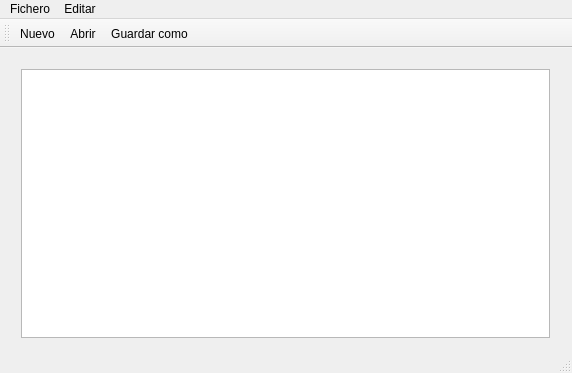
<?xml version="1.0" encoding="UTF-8"?>
<ui version="4.0">
 <class>MainWindow</class>
 <widget class="QMainWindow" name="MainWindow">
  <property name="geometry">
   <rect>
    <x>0</x>
    <y>0</y>
    <width>572</width>
    <height>373</height>
   </rect>
  </property>
  <property name="windowTitle">
   <string>NothingPad</string>
  </property>
  <widget class="QWidget" name="centralWidget">
   <widget class="QWidget" name="verticalLayoutWidget">
    <property name="geometry">
     <rect>
      <x>10</x>
      <y>10</y>
      <width>551</width>
      <height>291</height>
     </rect>
    </property>
    <layout class="QVBoxLayout" name="verticalLayout">
     <item>
      <widget class="QTextEdit" name="textEdit"/>
     </item>
    </layout>
   </widget>
  </widget>
  <widget class="QMenuBar" name="menuBar">
   <property name="geometry">
    <rect>
     <x>0</x>
     <y>0</y>
     <width>572</width>
     <height>22</height>
    </rect>
   </property>
   <widget class="QMenu" name="menuFile">
    <property name="title">
     <string>Fichero</string>
    </property>
    <addaction name="actionNew"/>
    <addaction name="actionOpen"/>
    <addaction name="actionSave_as"/>
    <addaction name="actionClose"/>
    <addaction name="actionPrint"/>
    <addaction name="actionQuit"/>
   </widget>
   <widget class="QMenu" name="menuEdit">
    <property name="title">
     <string>Editar</string>
    </property>
    <addaction name="actionCopy"/>
    <addaction name="actionPaste"/>
    <addaction name="actionCut"/>
    <addaction name="actionUndo"/>
    <addaction name="actionRedo"/>
   </widget>
   <addaction name="menuFile"/>
   <addaction name="menuEdit"/>
  </widget>
  <widget class="QToolBar" name="mainToolBar">
   <attribute name="toolBarArea">
    <enum>TopToolBarArea</enum>
   </attribute>
   <attribute name="toolBarBreak">
    <bool>false</bool>
   </attribute>
   <addaction name="actionNew"/>
   <addaction name="actionOpen"/>
   <addaction name="actionSave_as"/>
  </widget>
  <widget class="QStatusBar" name="statusBar"/>
  <action name="actionNew">
   <property name="icon">
    <iconset resource="resources.qrc">
     <normaloff>:/Images/Icons/new.png</normaloff>:/Images/Icons/new.png</iconset>
   </property>
   <property name="text">
    <string>Nuevo</string>
   </property>
  </action>
  <action name="actionOpen">
   <property name="icon">
    <iconset resource="resources.qrc">
     <normaloff>:/Images/Icons/open.png</normaloff>:/Images/Icons/open.png</iconset>
   </property>
   <property name="text">
    <string>Abrir</string>
   </property>
  </action>
  <action name="actionSave_as">
   <property name="icon">
    <iconset resource="resources.qrc">
     <normaloff>:/Images/Icons/save_as.png</normaloff>:/Images/Icons/save_as.png</iconset>
   </property>
   <property name="text">
    <string>Guardar como</string>
   </property>
  </action>
  <action name="actionClose">
   <property name="icon">
    <iconset resource="resources.qrc">
     <normaloff>:/Images/Icons/close.png</normaloff>:/Images/Icons/close.png</iconset>
   </property>
   <property name="text">
    <string>Cerrar</string>
   </property>
  </action>
  <action name="actionPrint">
   <property name="icon">
    <iconset resource="resources.qrc">
     <normaloff>:/Images/Icons/print.png</normaloff>:/Images/Icons/print.png</iconset>
   </property>
   <property name="text">
    <string>Imprimir</string>
   </property>
  </action>
  <action name="actionQuit">
   <property name="icon">
    <iconset resource="resources.qrc">
     <normaloff>:/Images/Icons/exit.png</normaloff>:/Images/Icons/exit.png</iconset>
   </property>
   <property name="text">
    <string>Salir</string>
   </property>
  </action>
  <action name="actionCopy">
   <property name="icon">
    <iconset resource="resources.qrc">
     <normaloff>:/Images/Icons/copy.png</normaloff>:/Images/Icons/copy.png</iconset>
   </property>
   <property name="text">
    <string>Copiar</string>
   </property>
  </action>
  <action name="actionPaste">
   <property name="icon">
    <iconset resource="resources.qrc">
     <normaloff>:/Images/Icons/paste.png</normaloff>:/Images/Icons/paste.png</iconset>
   </property>
   <property name="text">
    <string>Pegar</string>
   </property>
  </action>
  <action name="actionCut">
   <property name="icon">
    <iconset resource="resources.qrc">
     <normaloff>:/Images/Icons/cut.png</normaloff>:/Images/Icons/cut.png</iconset>
   </property>
   <property name="text">
    <string>Cortar</string>
   </property>
  </action>
  <action name="actionUndo">
   <property name="icon">
    <iconset resource="resources.qrc">
     <normaloff>:/Images/Icons/undo.png</normaloff>:/Images/Icons/undo.png</iconset>
   </property>
   <property name="text">
    <string>Deshacer</string>
   </property>
  </action>
  <action name="actionRedo">
   <property name="icon">
    <iconset resource="resources.qrc">
     <normaloff>:/Images/Icons/redo.png</normaloff>:/Images/Icons/redo.png</iconset>
   </property>
   <property name="text">
    <string>Rehacer</string>
   </property>
  </action>
 </widget>
 <layoutdefault spacing="6" margin="11"/>
 <resources>
  <include location="resources.qrc"/>
 </resources>
 <connections/>
</ui>
